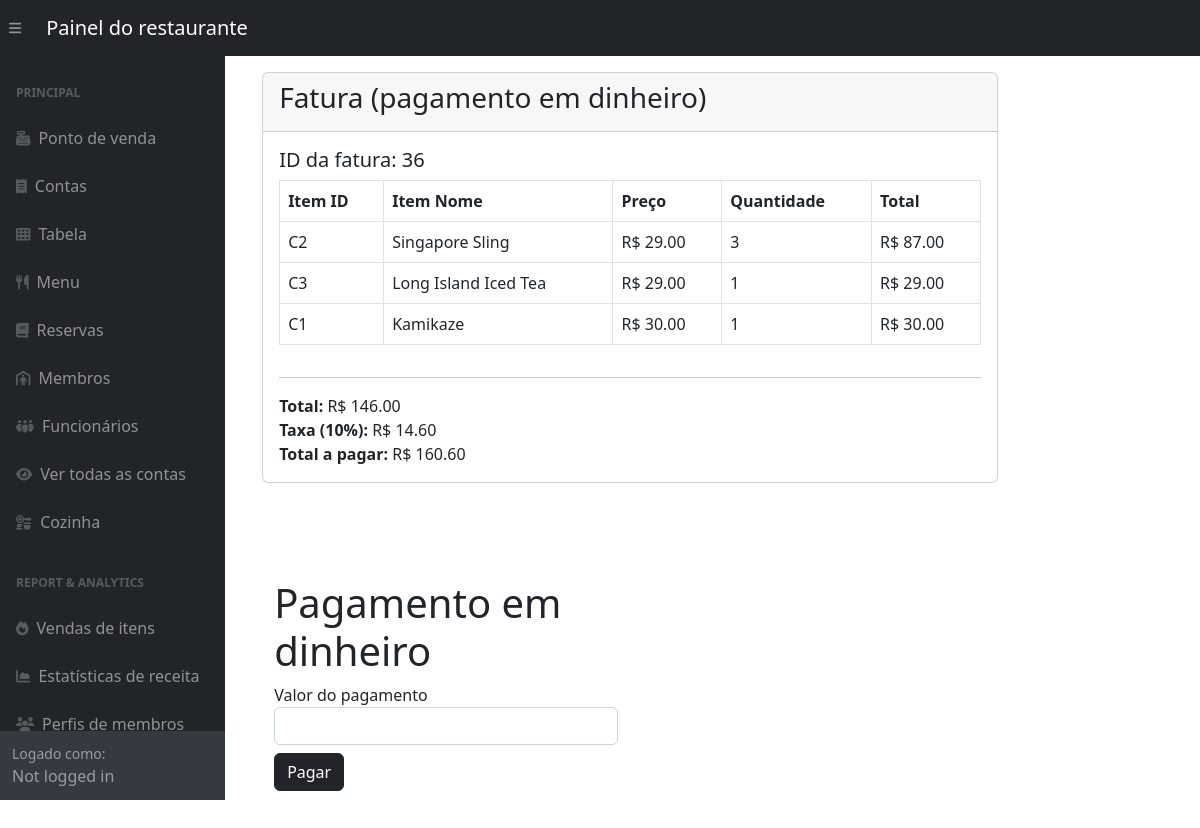
Page /adminSide/posBackend/posCashPayment.php?bill_id=36 on the committed database.
### tables this page shows
CREATE TABLE `Bill_Items` (
  `bill_item_id` int(11) NOT NULL,
  `bill_id` int(11) DEFAULT NULL,
  `item_id` varchar(6) DEFAULT NULL,
  `quantity` int(11) DEFAULT NULL
);

CREATE TABLE `Menu` (
  `item_id` varchar(6) NOT NULL,
  `item_name` varchar(255) DEFAULT NULL,
  `item_type` varchar(255) DEFAULT NULL,
  `item_category` varchar(255) DEFAULT NULL,
  `item_price` decimal(10,2) DEFAULT NULL,
  `item_description` varchar(255) DEFAULT NULL
);

### adminSide/posBackend/posCashPayment.php (the view, shortened to what this page needs)
<?php
require_once '../config.php';
include '../inc/dashHeader.php';
$bill_id = $_GET['bill_id'];
?>
<div class="container mt-5">
    <div class="row justify-content-center">
        <div class="col-md-8">
            <div class="card mt-4">
                <div class="card-header">
                    <h3 class="card-title">Fatura (pagamento em dinheiro)</h3>
                </div>
                <div class="card-body">
                    <h5>ID da fatura: <?php echo $bill_id; ?></h5>
                    <div class="table-responsive">
                        <table class="table table-bordered">
                            <thead>
                                <tr>
                                    <th>Item ID</th>
                                    <th>Item Nome</th>
                                    <th>Preço</th>
                                    <th>Quantidade</th>
                                    <th>Total</th>
                                </tr>
                            </thead>
                            <tbody>
            <?php
            $cart_query = "SELECT bi.*, m.item_name, m.item_price FROM bill_items bi
                           JOIN Menu m ON bi.item_id = m.item_id
                           WHERE bi.bill_id = '$bill_id'";
            $cart_result = mysqli_query($link, $cart_query);
            $cart_total = 0;
            $tax = 0.1;
            if ($cart_result && mysqli_num_rows($cart_result) > 0) {
                while ($cart_row = mysqli_fetch_assoc($cart_result)) {
                    $item_id = $cart_row['item_id'];
                    $item_name = $cart_row['item_name'];
                    $item_price = $cart_row['item_price'];
                    $quantity = $cart_row['quantity'];
                    $total = $item_price * $quantity;
                    $cart_total += $total;
                    echo '<tr>';
                    echo '<td>' . $item_id . '</td>';
                    echo '<td>' . $item_name . '</td>';
                    echo '<td>R$ ' . $item_price . '</td>';
                    echo '<td>' . $quantity . '</td>';
                    echo '<td>R$ ' . number_format($total,2) . '</td>';
                    echo '</tr>';
                }
            } else {
                echo '<tr><td colspan="6">Nenhum item no carrinho.</td></tr>';
            }
            ?>
        </tbody>
                        </table>
                    </div>
                    <hr>
                    <div class="text-right">
                        <?php
                        echo "<strong>Total:</strong> R$ " . number_format($cart_total, 2) . "<br>";
                        echo "<strong>Taxa (10%):</strong> R$ " . number_format($cart_total * $tax, 2) . "<br>";
                        $GRANDTOTAL = $tax * $cart_total + $cart_total;
                        echo "<strong>Total a pagar:</strong> R$ " . number_format($GRANDTOTAL, 2);
                        ?>
                    </div>
                </div>
            </div>
<div id="cash-payment" class="container-fluid mt-5 pt-5 pl-5 pr-5 mb-5">
    <div class="row">
        <div class="col-md-6">
            <h1>Pagamento em dinheiro</h1>
            <form action="" method="get">
                <div class="form-group">
                    <label for="payment_amount">Valor do pagamento</label>
                    <input type="number" min="0" id="payment_amount" name="payment_amount" class="form-control" required>
                </div>
                <button type="submit" id="cardSubmit" class="btn btn-dark mt-2">Pagar</button>
            </form>
        </div>
        <div class="col-md-6">
    </div>
    </div>
</div>
<?php include '../inc/dashFooter.php'; ?>

### rows in the picture
bill_items: item "C2", item.item_name "Singapore Sling", item.item_price "29.00", quantity "3", total "87.00"
bill_items: item "C3", item.item_name "Long Island Iced Tea", item.item_price "29.00", quantity "1"
bill_items: item "C1", item.item_name "Kamikaze", item.item_price "30.00", quantity "1"

### other values in the picture
$bill_id "36"
$cart_total "146.00"
$cart_total * $tax "14.60"
$GRANDTOTAL "160.60"
